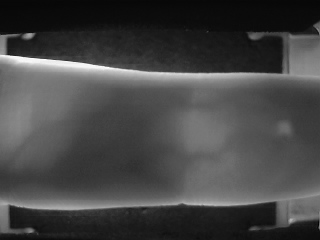
#> input picture ROI_InProgress/test2.bmp, 320 x 240 px
$ python stageone.py
#> lines starting #> are read from the running program, lines starting #| are printed output that depends on the picture; after the words box and inside, x2 and y2 are one past the last pixel; in counts of white or black regions, pixels touching at a corner belong together
import cv2
from array import array
import numpy as np

img = cv2.imread('test2.bmp')
#> img is the input picture: shape (240, 320, 3); min 0, max 252, mean 69.6
retval , threshold = cv2.threshold(img, 70,255,cv2.THRESH_BINARY) #Anything above 100 will be white
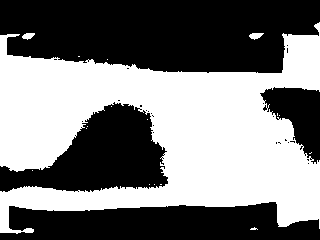
#> threshold: shape (240, 320, 3); 48.1% white; 17 white regions (14 under 20 px), largest, box (x1, y1, x2, y2) and area: (0, 22, 320, 234) 36745, (249, 33, 264, 40) 68, (22, 33, 35, 40) 61

# [7 lines of commented-out code are left out]
a = array("i")
b = array("i")
for x in range (0,240):
		sum = np.sum(threshold[x,:])
		if (sum == 244800):
			a.append(x)
			b.append(sum)
#> this loop made 240 passes
#> sum on passes 1 to 3: 0, 0, 0


print(a)
#| array('i', [73, 74, 75, 76, 77, 78, 79, 80, 81, 82, 83, 84, 85, 86, 192, 193, 194, 195, 196, 197, 198, 199, 200, 201])
print(b)
#| array('i', [244800, 244800, 244800, 244800, 244800, 244800, 244800, 244800, 244800, 244800, 244800, 244800, 244800, 244800, 244800, 244800, 244800, 244800, 244800, 244800, 244800, 244800, 244800, 244800])
firstwhite = a[0]
#> firstwhite = 73
lastwhite = a[-1]
#> lastwhite = 201

print(firstwhite)
#| 73
print(lastwhite)
#| 201

cropped = img[firstwhite:lastwhite , :]
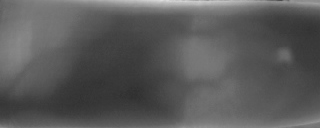
#> cropped: shape (128, 320, 3); min 47, max 222, mean 90
#cv2.imshow('threshold',threshold)
cv2.imshow('img1',img)
cv2.imshow('cropped',cropped)

cv2.waitKey(0)
cv2.destroyAllWindows()

$ run again, with ROI_InProgress/1001.bmp copied over ROI_InProgress/test2.bmp
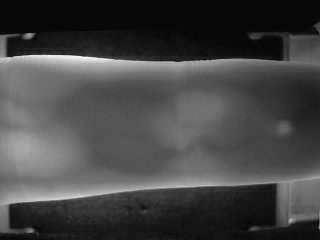
#> input picture ROI_InProgress/1001.bmp, 320 x 240 px
#> img is the input picture: shape (240, 320, 3); min 3, max 246, mean 69.1
#> `retval , threshold = cv2.threshold(img, 70,255,cv2.THRESH_BINARY)`:
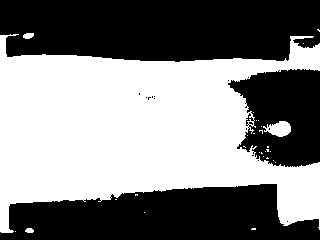
#> threshold: shape (240, 320, 3); 50.8% white; 16 black regions (13 under 20 px), largest, box (x1, y1, x2, y2) and area: (0, 0, 320, 62) 18004, (0, 184, 320, 240) 13228, (228, 69, 320, 167) 6519
#> the loop `for x in range (0,240):` made 240 passes
#> sum on passes 1 to 3: 0, 0, 0
#| array('i', [62, 63, 64, 65, 66, 67, 68, 167, 168, 169, 170, 171, 172, 173, 174, 175, 176, 177, 178, 179, 180, 181, 182, 183])
#| array('i', [244800, 244800, 244800, 244800, 244800, 244800, 244800, 244800, 244800, 244800, 244800, 244800, 244800, 244800, 244800, 244800, 244800, 244800, 244800, 244800, 244800, 244800, 244800, 244800])
#> firstwhite = 62
#> lastwhite = 183
#| 62
#| 183
#> `cropped = img[firstwhite:lastwhite , :]`:
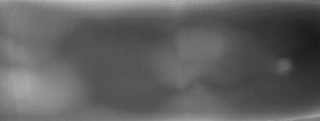
#> cropped: shape (121, 320, 3); min 24, max 197, mean 96
